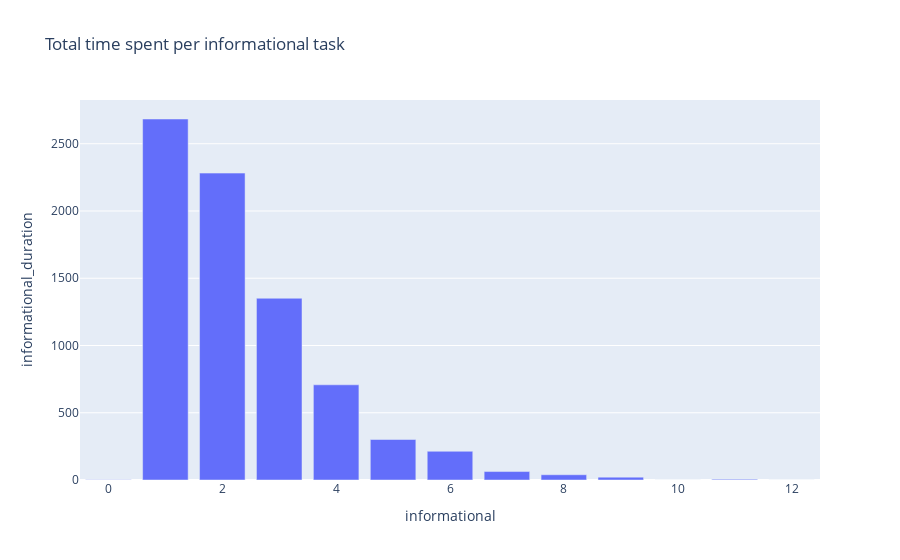

The notebook cell this image was saved under:
### Code cell
informational_task_times = customer_activity[['informational', 'informational_duration']].copy()
informational_task_times_grouped = informational_task_times.groupby('informational')
informational_task_times_grouped = informational_task_times_grouped.sum()
informational_task_times_grouped = informational_task_times_grouped.reset_index()
informational_task_times_grouped
px.bar(informational_task_times_grouped, x='informational', y='informational_duration', title='Total time spent per informational task')

### Figure 1 — Plotly figure (JSON) as saved in the notebook; plotly's stock layout.template omitted (floating-point values rounded to 4 significant figures)
{"data": [{"alignmentgroup": "True", "hovertemplate": "informational=%{x}<br>informational_duration=%{y}<extra></extra>", "legendgroup": "", "marker": {"color": "#636efa", "pattern": {"shape": ""}}, "name": "", "offsetgroup": "", "orientation": "v", "showlegend": false, "textposition": "auto", "type": "bar", "x": [0, 1, 2, 3, 4, 5, 6, 7, 8, 9, 10, 11, 12], "xaxis": "x", "y": [2.303, 2684.0, 2282.0, 1351.0, 707.7, 301.0, 213.4, 62.82, 38.97, 21.37, 0, 5.642, 0], "yaxis": "y"}], "layout": {"barmode": "relative", "legend": {"tracegroupgap": 0}, "title": {"text": "Total time spent per informational task"}, "xaxis": {"anchor": "y", "domain": [0, 1], "title": {"text": "informational"}}, "yaxis": {"anchor": "x", "domain": [0, 1], "title": {"text": "informational_duration"}}}}
